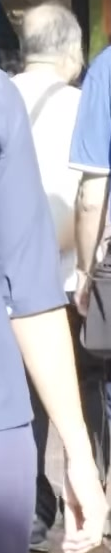
#> input picture image_filtering_pipeline/person-20260414T072836Z-3-001/person/crop (103).png, 111 x 553 px; its folder holds only this picture in this run
$ python explore_dataset.py
#> lines starting #> are read from the running program, lines starting #| are printed output that depends on the picture
"""
================================================================================
DATASET EXPLORATION SCRIPT FOR COMPUTER VISION
================================================================================


"""

import os
import random
import cv2
import numpy as np
from PIL import Image
from pathlib import Path
from collections import Counter
import matplotlib.pyplot as plt

# =============================================================================
# CONFIGURATION - CHANGE THIS PATH TO YOUR DATASET
# =============================================================================
DATASET_PATH = r"C:\Users\alank\OneDrive\Documents\image_filtering\image_filtering_pipeline\person-20260414T072836Z-3-001"

# Number of random images to display for visual inspection
NUM_SAMPLES_TO_VIEW = 20

# Supported image extensions
IMAGE_EXTENSIONS = {'.jpg', '.jpeg', '.png', '.bmp', '.webp', '.tiff'}


def get_all_image_paths(dataset_path: str) -> list:
    """
    Recursively find all image files in the dataset folder.

    Why recursive? Datasets often have subfolders like:
    - /train, /test, /val
    - /class1, /class2
    - Or just a flat folder of images

    Args:
        dataset_path: Root folder containing images

    Returns:
        List of full paths to all image files
    """
    image_paths = []

    # os.walk traverses all subdirectories
    for root, dirs, files in os.walk(dataset_path):
        for file in files:
            # Check if file extension is an image type
            if Path(file).suffix.lower() in IMAGE_EXTENSIONS:
                full_path = os.path.join(root, file)
                image_paths.append(full_path)

    return image_paths


def analyze_image_sizes(image_paths: list) -> dict:
    """
    Analyze the dimensions of all images in the dataset.

    Why this matters for CV:
    - Neural networks often require fixed input sizes (e.g., 224x224, 640x640)
    - Very small images may lack detail for detection
    - Very large images slow down processing
    - Aspect ratios tell you if images are portraits, landscapes, or squares

    Args:
        image_paths: List of image file paths

    Returns:
        Dictionary with size statistics
    """
    widths = []
    heights = []
    aspect_ratios = []
    file_sizes_kb = []
    corrupted_files = []

    print("\n📊 Analyzing image sizes (this may take a moment)...")

    for i, path in enumerate(image_paths):
        # Progress indicator every 100 images
        if (i + 1) % 100 == 0:
            print(f"   Processed {i + 1}/{len(image_paths)} images...")

        try:
            # Use PIL to get dimensions (faster than cv2 for just reading metadata)
            with Image.open(path) as img:
#> img is the input picture: PIL image 111x553 RGB; mean R, G, B 179.9, 179.4, 188.3
                w, h = img.size
#> w = 111; h = 553
                widths.append(w)
                heights.append(h)
                aspect_ratios.append(w / h)

            # Get file size in KB
            file_size = os.path.getsize(path) / 1024
            file_sizes_kb.append(file_size)

        except Exception as e:
            # Some files may be corrupted or not actually images
            corrupted_files.append((path, str(e)))

    return {
        'widths': widths,
        'heights': heights,
        'aspect_ratios': aspect_ratios,
        'file_sizes_kb': file_sizes_kb,
        'corrupted_files': corrupted_files
    }


def print_statistics(image_paths: list, size_analysis: dict):
    """
    Print comprehensive statistics about the dataset.

    This gives you a "feel" for the data without looking at every image.
    """
    print("\n" + "="*60)
    print("📈 DATASET STATISTICS")
    print("="*60)

    # Basic counts
    print(f"\n📁 Total images found: {len(image_paths)}")
    print(f"❌ Corrupted/unreadable files: {len(size_analysis['corrupted_files'])}")

    if size_analysis['corrupted_files']:
        print("\n   Corrupted files:")
        for path, error in size_analysis['corrupted_files'][:5]:  # Show first 5
            print(f"   - {os.path.basename(path)}: {error}")
        if len(size_analysis['corrupted_files']) > 5:
            print(f"   ... and {len(size_analysis['corrupted_files']) - 5} more")

    # Dimension statistics
    widths = size_analysis['widths']
    heights = size_analysis['heights']

    if widths:
        print(f"\n📐 IMAGE DIMENSIONS:")
        print(f"   Width  - Min: {min(widths)}px, Max: {max(widths)}px, "
              f"Mean: {np.mean(widths):.0f}px, Median: {np.median(widths):.0f}px")
        print(f"   Height - Min: {min(heights)}px, Max: {max(heights)}px, "
              f"Mean: {np.mean(heights):.0f}px, Median: {np.median(heights):.0f}px")

        # Aspect ratio analysis
        aspects = size_analysis['aspect_ratios']
        portrait = sum(1 for a in aspects if a < 0.9)      # Taller than wide
        landscape = sum(1 for a in aspects if a > 1.1)     # Wider than tall
        square = sum(1 for a in aspects if 0.9 <= a <= 1.1)  # Roughly square

        print(f"\n📷 ASPECT RATIO DISTRIBUTION:")
        print(f"   Portrait (tall):   {portrait} ({100*portrait/len(aspects):.1f}%)")
        print(f"   Landscape (wide):  {landscape} ({100*landscape/len(aspects):.1f}%)")
        print(f"   Square-ish:        {square} ({100*square/len(aspects):.1f}%)")

        # File size statistics
        sizes = size_analysis['file_sizes_kb']
        print(f"\n💾 FILE SIZES:")
        print(f"   Min: {min(sizes):.1f} KB, Max: {max(sizes):.1f} KB")
        print(f"   Mean: {np.mean(sizes):.1f} KB, Median: {np.median(sizes):.1f} KB")
        print(f"   Total dataset size: {sum(sizes)/1024:.1f} MB")

    # Folder structure
    print(f"\n📂 FOLDER STRUCTURE:")
    folders = Counter(os.path.dirname(p) for p in image_paths)
    for folder, count in folders.most_common(10):
        print(f"   {folder}: {count} images")


def display_random_samples(image_paths: list, num_samples: int = 20):
    """
    Display a grid of random images for visual inspection.

    Why this is crucial:
    - Statistics don't show you what "noise" looks like
    - You need to SEE examples of:
      - Cropped bodies (missing feet, hands)
      - Obscured faces
      - Children
      - Advertisements
    - This builds your intuition for what filters you need

    Args:
        image_paths: List of all image paths
        num_samples: How many random images to display
    """
    print(f"\n🖼️  Displaying {num_samples} random samples...")
    print("   Close the window to continue.\n")

    # Randomly select images
    samples = random.sample(image_paths, min(num_samples, len(image_paths)))

    # Calculate grid dimensions (aim for roughly square grid)
    cols = int(np.ceil(np.sqrt(num_samples)))
    rows = int(np.ceil(num_samples / cols))

    # Create figure
    fig, axes = plt.subplots(rows, cols, figsize=(15, 15))
    axes = axes.flatten() if num_samples > 1 else [axes]

    for idx, (ax, img_path) in enumerate(zip(axes, samples)):
        try:
            # Read image with OpenCV (reads as BGR)
            img = cv2.imread(img_path)

            if img is not None:
                # Convert BGR to RGB for matplotlib
                img_rgb = cv2.cvtColor(img, cv2.COLOR_BGR2RGB)
                ax.imshow(img_rgb)

                # Show filename (truncated) and dimensions
                filename = os.path.basename(img_path)
                if len(filename) > 15:
                    filename = filename[:12] + "..."
                ax.set_title(f"{filename}\n{img.shape[1]}x{img.shape[0]}", fontsize=8)
            else:
                ax.text(0.5, 0.5, "Failed to load", ha='center', va='center')

        except Exception as e:
            ax.text(0.5, 0.5, f"Error: {str(e)[:20]}", ha='center', va='center')

        ax.axis('off')

    # Hide any unused subplots
    for ax in axes[len(samples):]:
        ax.axis('off')

    plt.suptitle("Random Dataset Samples - Look for patterns in 'noise'", fontsize=14)
    plt.tight_layout()
    plt.savefig("dataset_samples.png", dpi=150, bbox_inches='tight')
    print("   📸 Saved grid to 'dataset_samples.png'")
    plt.show()


def create_labeling_subset(image_paths: list, num_images: int = 100, output_dir: str = "labeling_subset"):
    """
    Copy a random subset of images to a separate folder for manual labeling.

    Why 100 images?
    - Enough to get statistically meaningful evaluation metrics
    - Small enough to label in 30-60 minutes
    - Industry standard for quick validation sets

    Args:
        image_paths: All image paths
        num_images: How many to sample for labeling
        output_dir: Where to copy the images
    """
    import shutil

    # Create output directory
    os.makedirs(output_dir, exist_ok=True)

    # Randomly sample
    samples = random.sample(image_paths, min(num_images, len(image_paths)))

    print(f"\n📋 Creating labeling subset of {len(samples)} images in '{output_dir}/'")

    for i, src_path in enumerate(samples):
        # Keep original filename but add index prefix for easy sorting
        filename = f"{i:03d}_{os.path.basename(src_path)}"
        dst_path = os.path.join(output_dir, filename)
        shutil.copy2(src_path, dst_path)

    print(f"   ✅ Copied {len(samples)} images")
    print(f"\n   Next: Create 'labels.csv' in this folder with your manual labels.")
    print(f"   See instructions in the README for labeling format.")

    # Create a template CSV for labeling
    csv_template = os.path.join(output_dir, "labels_template.csv")
    with open(csv_template, 'w') as f:
        f.write("filename,full_body,face_visible,is_adult,not_advertisement,keep\n")
        for i, src_path in enumerate(samples):
            filename = f"{i:03d}_{os.path.basename(src_path)}"
            # Pre-fill with empty values for manual labeling
            f.write(f"{filename},,,,,\n")

    print(f"   📝 Created '{csv_template}' - fill this out during labeling!")


def plot_size_distribution(size_analysis: dict):
    """
    Create visualizations of image size distributions.

    Why visualize?
    - Quickly spot outliers (tiny or huge images)
    - Understand if you need to resize/normalize
    - Check for bimodal distributions (multiple image sources)
    """
    fig, axes = plt.subplots(2, 2, figsize=(12, 10))

    # Width distribution
    axes[0, 0].hist(size_analysis['widths'], bins=50, edgecolor='black', alpha=0.7)
    axes[0, 0].set_xlabel('Width (pixels)')
    axes[0, 0].set_ylabel('Count')
    axes[0, 0].set_title('Image Width Distribution')
    axes[0, 0].axvline(np.median(size_analysis['widths']), color='r', linestyle='--', label='Median')
    axes[0, 0].legend()

    # Height distribution
    axes[0, 1].hist(size_analysis['heights'], bins=50, edgecolor='black', alpha=0.7, color='orange')
    axes[0, 1].set_xlabel('Height (pixels)')
    axes[0, 1].set_ylabel('Count')
    axes[0, 1].set_title('Image Height Distribution')
    axes[0, 1].axvline(np.median(size_analysis['heights']), color='r', linestyle='--', label='Median')
    axes[0, 1].legend()

    # Aspect ratio distribution
    axes[1, 0].hist(size_analysis['aspect_ratios'], bins=50, edgecolor='black', alpha=0.7, color='green')
    axes[1, 0].set_xlabel('Aspect Ratio (width/height)')
    axes[1, 0].set_ylabel('Count')
    axes[1, 0].set_title('Aspect Ratio Distribution')
    axes[1, 0].axvline(1.0, color='r', linestyle='--', label='Square (1:1)')
    axes[1, 0].legend()

    # File size distribution
    axes[1, 1].hist(size_analysis['file_sizes_kb'], bins=50, edgecolor='black', alpha=0.7, color='purple')
    axes[1, 1].set_xlabel('File Size (KB)')
    axes[1, 1].set_ylabel('Count')
    axes[1, 1].set_title('File Size Distribution')
    axes[1, 1].axvline(np.median(size_analysis['file_sizes_kb']), color='r', linestyle='--', label='Median')
    axes[1, 1].legend()

    plt.tight_layout()
    plt.savefig("size_distributions.png", dpi=150, bbox_inches='tight')
    print("\n📊 Saved size distribution plots to 'size_distributions.png'")
    plt.show()


# =============================================================================
# MAIN EXECUTION
# =============================================================================
if __name__ == "__main__":
    print("="*60)
    print("🔍 DATASET EXPLORATION FOR COMPUTER VISION")
    print("="*60)

    # Step 1: Find all images
    print(f"\n📂 Scanning: {DATASET_PATH}")
    image_paths = get_all_image_paths(DATASET_PATH)

    if not image_paths:
        print("❌ No images found! Check your DATASET_PATH.")
        exit(1)

    print(f"✅ Found {len(image_paths)} images")

    # Step 2: Analyze sizes
    size_analysis = analyze_image_sizes(image_paths)

    # Step 3: Print statistics
    print_statistics(image_paths, size_analysis)
#| 📁 Total images found: 1
#| ❌ Corrupted/unreadable files: 0
#|    Width  - Min: 111px, Max: 111px, Mean: 111px, Median: 111px
#|    Height - Min: 553px, Max: 553px, Mean: 553px, Median: 553px
#|    Portrait (tall):   1 (100.0%)
#|    Landscape (wide):  0 (0.0%)
#|    Square-ish:        0 (0.0%)
#|    Min: 94.2 KB, Max: 94.2 KB
#|    Mean: 94.2 KB, Median: 94.2 KB
#|    Total dataset size: 0.1 MB

    # Step 4: Plot distributions
    plot_size_distribution(size_analysis)
#> in plot_size_distribution, `plt.savefig("size_distributions.png", dpi=150, bbox_inches='tight')`:
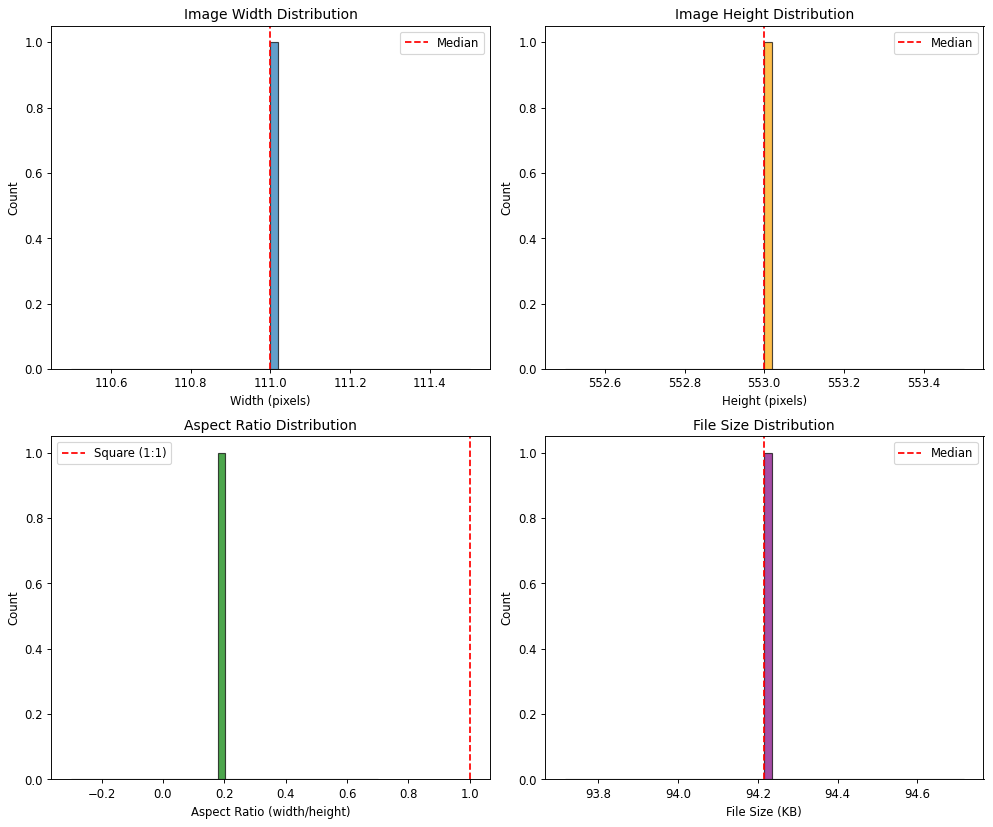
#> figure drawn by matplotlib, 4 panels; panel 1: tallest bar 1 high, from x = 111 to 111; panel 2: tallest bar 1 high, from x = 553 to 553; panel 3: tallest bar 1 high, from x = 0.181 to 0.201; panel 4: tallest bar 1 high, from x = 94.22 to 94.24

    # Step 5: Show random samples
    display_random_samples(image_paths, NUM_SAMPLES_TO_VIEW)

    # Step 6: Create labeling subset
    create_labeling_subset(image_paths, num_images=100)
#| 📋 Creating labeling subset of 1 images in 'labeling_subset/'
#|    ✅ Copied 1 images
#|    📝 Created 'labeling_subset/labels_template.csv' - fill this out during labeling!

    print("\n" + "="*60)
    print("✅ EXPLORATION COMPLETE!")
    print("="*60)
    print("""
NEXT STEPS:
1. Review 'dataset_samples.png' to understand the noise
2. Review 'size_distributions.png' for size patterns
3. Go to 'labeling_subset/' folder
4. Open each image and fill out 'labels_template.csv'
5. Use your labels to evaluate your pipeline later
    """)
